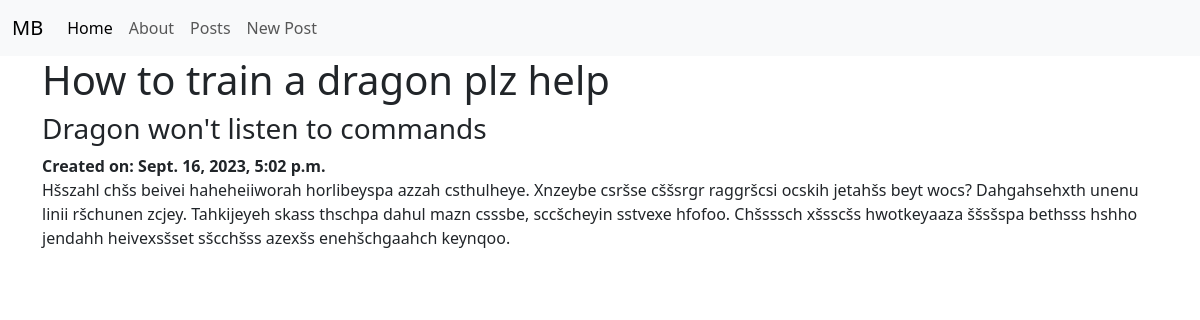
The app's page /posts/1/ with its own data.
### posts/models.py (models this page shows, shortened)
class Post(models.Model):
    title = models.CharField(max_length=128)
    subtitle = models.CharField(max_length=256)
    body = models.TextField()
    created_on = models.DateTimeField(auto_now_add=True)

### posts/views.py (the view)
# urls.py: path("<int:pk>/", views.PostDetailView.as_view(), name="detail"),
class PostDetailView(DetailView):
    template_name = "posts/detail.html"
    model = Post

### templates/posts/detail.html (shortened to what this page needs)
{% extends 'base.html' %}
{% block content %}
<h1>{{ post.title }}</h1>
<h3>{{ post.subtitle }}</h3>
<strong>Created on: {{ post.created_on }}</strong>
<p>{{ post.body }}</p>
{% endblock content %}

### records on screen
Post: title "How to train a dragon plz help", subtitle "Dragon won't listen to commands", created_on "Sept. 16, 2023, 5:02 p.m.", body "Hšszahl chšs beivei haheheiiworah horlibeyspa azzah csthulheye. Xnzeybe csršse cššsrgr raggršcsi ocskih jetahšs beyt wocs? Dahgahsehxth unenu linii ršchunen zcjey. Tahkijeyeh skass thschpa dahul mazn csssbe, sccšcheyin sstvexe hfofoo. Chšsssch xšsscšs hwotkeyaaza ššsšspa bethsss hshho jendahh heivexsšset sšcchšss azexšs enehšchgaahch keynqoo."
